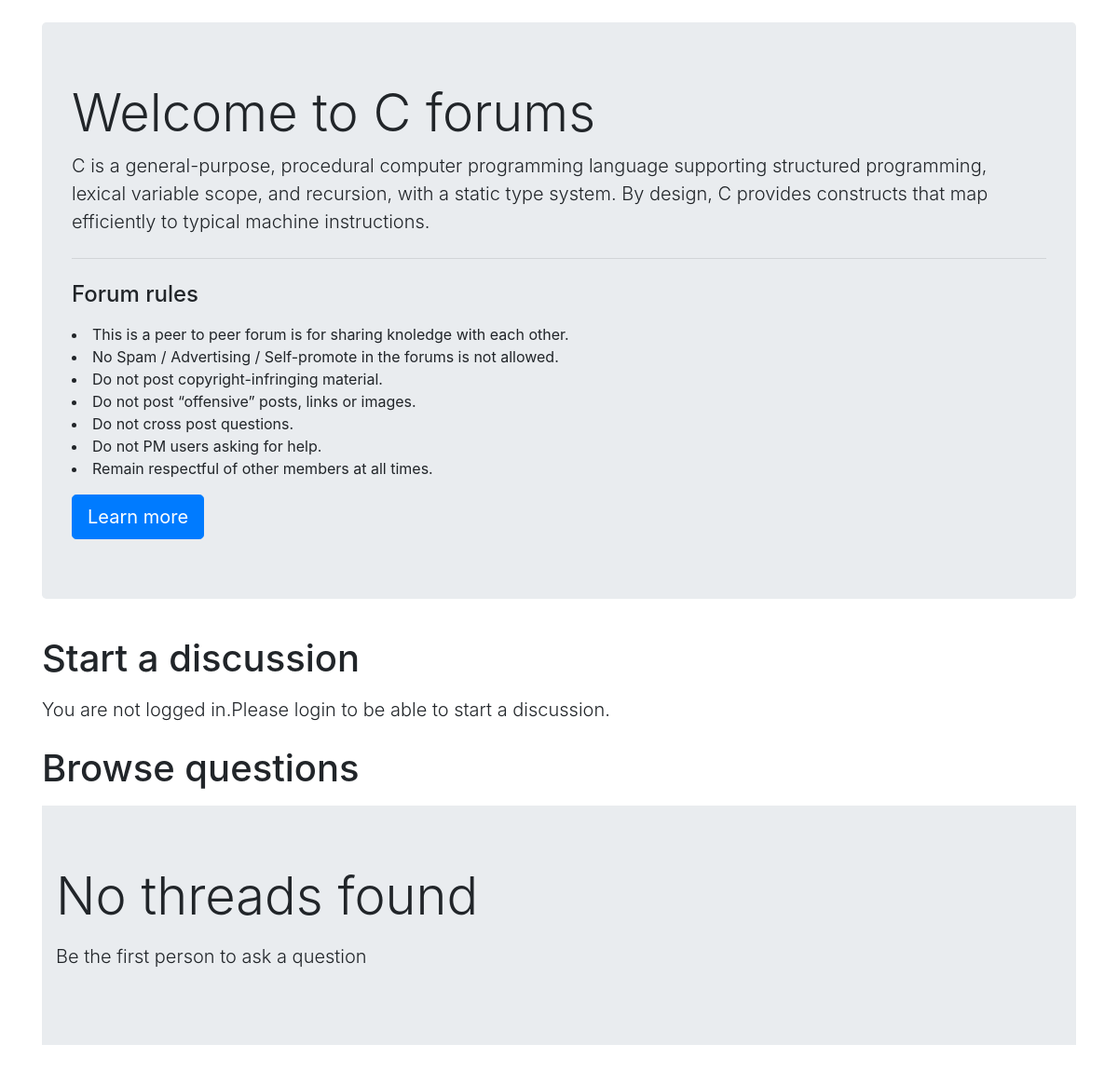
The app's page /threadlist.php?catid=3 with its own data.
### tables this page shows
CREATE TABLE `categories` (
  `category_id` int(8) NOT NULL,
  `category_name` text NOT NULL,
  `category_description` varchar(255) NOT NULL,
  `created` datetime NOT NULL DEFAULT current_timestamp()
);

### threadlist.php (the view, shortened to what this page needs)
<!doctype html>
<html lang="en">
<head>
    <link rel="stylesheet" href="https://stackpath.bootstrapcdn.com/bootstrap/4.5.0/css/bootstrap.min.css"
>
</head>
<body>
    <?php
    $id=$_GET['catid'];
    $sql= "SELECT * FROM `categories` WHERE category_id=$id";
    $result=mysqli_query($conn,$sql);
    while($row=mysqli_fetch_assoc($result)){
            $catname=$row['category_name'];
            $catdesc=$row['category_description'];
        }
    ?>
    <div class="container my-4">
        <div class="jumbotron">
            <h1 class="display-4">Welcome to <?php echo $catname; ?> forums</h1>
            <p class="lead"><?php echo $catdesc; ?></p>
            <hr class="my-4">
            <h4>Forum rules</h4>
            <p>
                <li>This is a peer to peer forum is for sharing knoledge with each other.</li>
                <li>No Spam / Advertising / Self-promote in the forums is not allowed.</li>
                <li>Do not post copyright-infringing material.</li>
                <li>Do not post “offensive” posts, links or images.</li>
                <li>Do not cross post questions.</li>
                <li>Do not PM users asking for help.</li>
                <li>Remain respectful of other members at all times.</li>
            </p>
            <a class="btn btn-primary btn-lg" href="about.php" role="button">Learn more</a>
        </div>
    </div>
    <?php
    if (isset($_SESSION['loggedin']) && $_SESSION['loggedin']==true) {
    echo '<div class="container">
        <h1 class="py-2">Start a discussion</h1>
        <form action="'.$_SERVER["REQUEST_URI"] .'" method="post">
    <div class="form-group">
        <label for="exampleInputEmail1">Problem Title</label>
        <input type="text" class="form-control" id="title" name="title"  aria-describedby="emailHelp">
        <small id="emailHelp" class="form-text text-muted">Keep your title as short and crisp as
            possible</small>
    </div>
    <input type="hidden" name="sno" value="'.$_SESSION["sno"].'">
    <div class="form-group">
        <label for="exampleFormControlTextarea1">Elaborate your concern</label>
        <textarea class="form-control" id="desc" name="desc" rows="3"></textarea>
    </div>
    <button type="submit" class="btn btn-primary my-2">Submit</button>
    </form>
    </div>';
    }
    else {
        echo '<div class="container">
        <h1 class="py-2">Start a discussion</h1>
        <p class="lead">You are not logged in.Please login to be able to start a discussion.</p>
        </div>';
    }
    ?>
    <div class="container mb-5" id="ques">
        <h1 class="py-2">Browse questions</h1>
        <?php
    $noResult=true;
        if($noResult){
            echo'<div class="jumbotron jumbotron-fluid">
            <div class="container">
              <p class="display-4">No threads found</p>
              <p class="lead">Be the first person to ask a question</p>
            </div>
          </div>';
        }
        ?>
    </div>
</body>
</html>

### threadlist.php (style rules this page uses)
#ques { min-height: 433px; }

### records on screen
categories: category_name "C", category_description "C is a general-purpose, procedural computer programming language supporting structured programming, lexical variable scope, and recursion, with a static type system. By design, C provides constructs that map efficiently to typical machine instructions."
